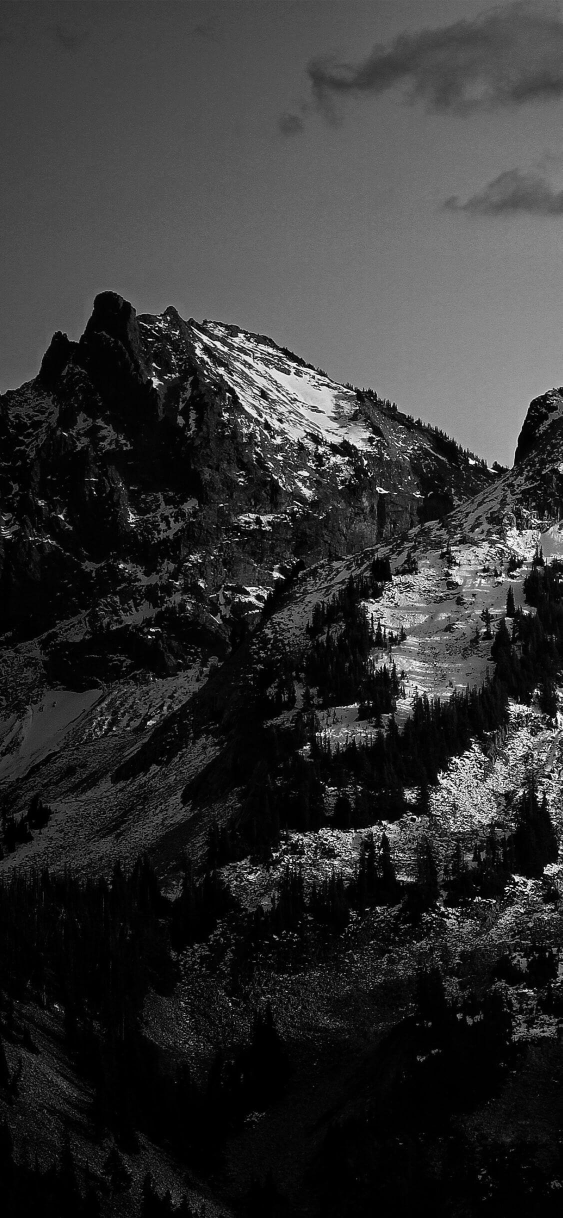
#> input picture Jowhareh_galleries_poster_491d7316-c686-417e-b129-6530c48091cf.jpeg, 1125 x 2436 px (shown at 1/2 size)
$ jupyter execute image_compressor.ipynb
#> lines starting #> are read from the running program, lines starting #| are printed output that depends on the picture
[cell 1]
import matplotlib.pyplot as plt
import numpy as np
import time
from PIL import Image

[cell 2]
img = Image.open('Jowhareh_galleries_poster_491d7316-c686-417e-b129-6530c48091cf.jpeg')
#> img is the input picture: PIL image 1125x2436 RGB; min 0, max 255, mean 49.8
imggray = img.convert('LA')
plt.figure(figsize=(9, 6))
plt.imshow(imggray)

[cell 3]
imgmat = np.array(list(imggray.getdata(band=0)), float)
imgmat.shape = (imggray.size[1], imggray.size[0])
imgmat = np.matrix(imgmat)
plt.figure(figsize=(9,6))
plt.imshow(imgmat, cmap='gray');

[cell 4]
U, sigma, V = np.linalg.svd(imgmat)
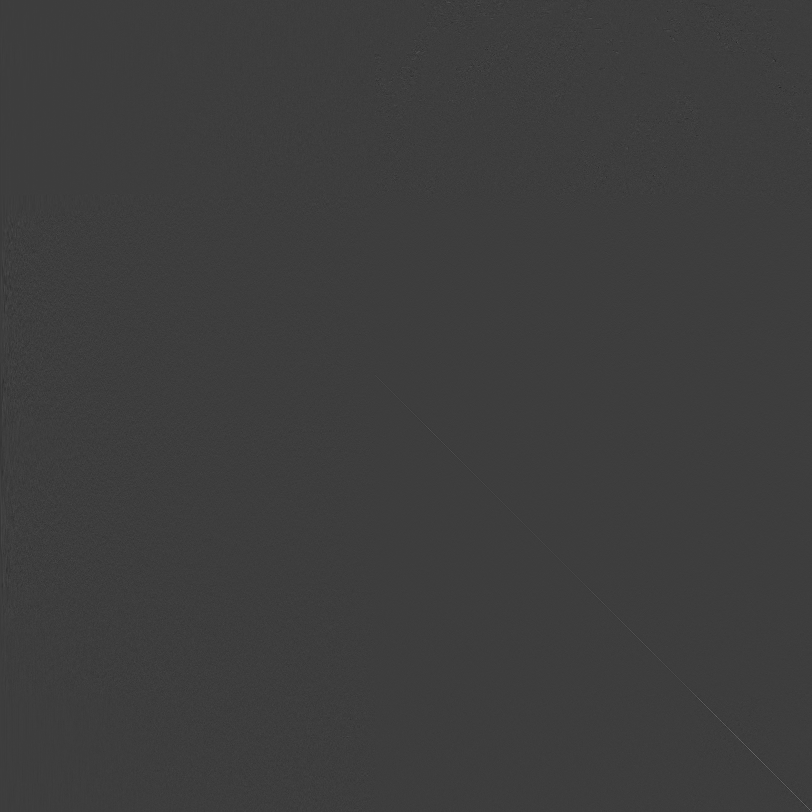
#> U: shape (2436, 2436) float64 (shown at 1/3 size); min -0.281, max 0.877, mean 6.1e-06; drawn with min black and max white
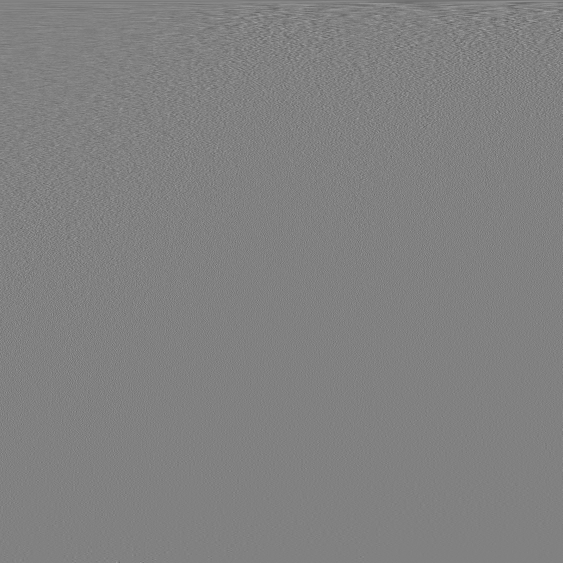
#> V: shape (1125, 1125) float64 (shown at 1/2 size); min -0.367, max 0.358, mean -1.86e-05; drawn with min black and max white
#> sigma = 1125 values, max 103294.1 at index 0, min 13.09 at index 1124, mean 1013.4

[cell 5]
U.shape
#> Out = (2436, 2436)

[cell 6]
V.shape
#> Out = (1125, 1125)

[cell 7]
sigma.shape
#> Out = (1125,)

[cell 8]
for i in range(200,1125,100):
    reconstimg = np.matrix(U[:, :i]) * np.diag(sigma[:i]) * np.matrix(V[:i, :])
    plt.figure(figsize=(9,6))

    plt.imshow(reconstimg, cmap='gray')
    title = "n = %s" % i
    plt.title(title)
    plt.show()
#> this loop made 10 passes
#> pass 1, `reconstimg = np.matrix(U[:, :i]) * np.diag(sigma[:i]) * np.matrix(V[:i..`:
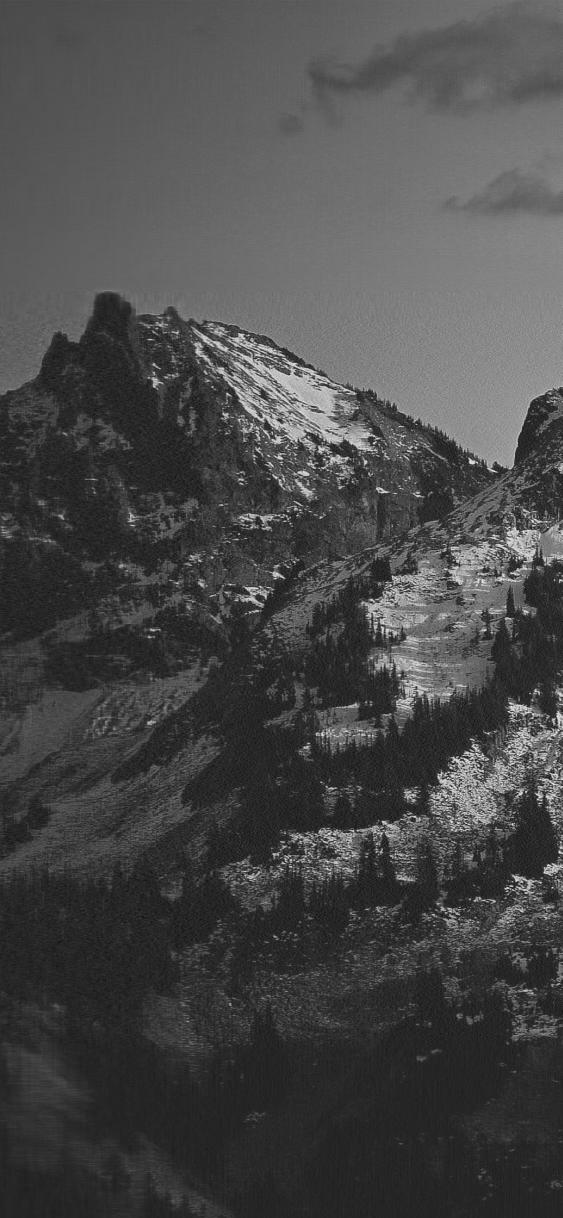
#> reconstimg: shape (2436, 1125) float64 (shown at 1/2 size); min -50.65, max 300.7, mean 49.8; drawn with min black and max white

برا پیدا کردن بهترین  عدد از تابع زیر استفاده می کنیم

[cell 9]
def find_best_i(sigma, threshold=0.9):
#> called with sigma = array of shape (1125,), threshold = 0.9
    total_sum = np.sum(sigma)
#> total_sum = 1140121
    sum_i = 0
    for i, s in enumerate(sigma):
        sum_i += s
        if sum_i / total_sum >= threshold:
            return i+1
#> this loop made 516 passes
#> (s, sum_i) on passes 1 to 3: (103294.1, 103294.1), (20797.8, 124092), (18184.3, 142276.3)
#> after the loop, sum_i = 1026405.3
    return len(sigma)

[cell 10]
i = find_best_i(sigma)
#> i = 516
reconstimg = np.matrix(U[:, :i]) * np.diag(sigma[:i]) * np.matrix(V[:i, :])

[cell 11]
i
#> Out = 516

[cell 12]
plt.figure(figsize=(9,6))

plt.imshow(reconstimg, cmap='gray')
title = "n = %s" % i
#> title = 'n = 516'
plt.title(title)
plt.show()
